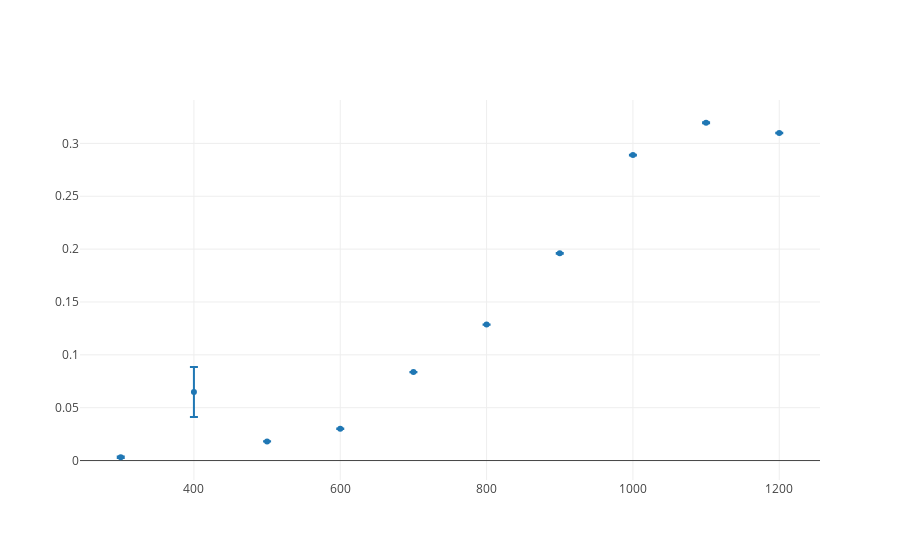

This figure's notebook cell:
### Code cell
trace0 = go.Scatter(
    x = data[0],
    y = data[3],
    mode = 'markers',
    name = 'Testzelle',
    error_y=dict(
            type='data',
            array=errs,
            visible=True
        )
)

traces = [trace0]
plotly.offline.iplot(traces, filename='scatter-mode')
#[i * 5 for i in my_list]

### Figure 1 — Plotly figure (JSON) as saved in the notebook; plotly's stock layout.template omitted (floating-point values rounded to 4 significant figures)
{"data": [{"error_y": {"array": [0.0006109, 0.02371, 9.656e-05, 0.0001441, 8.497e-05, 0.0001247, 0.0003667, 0.0003862, 0.000389, 0.0003294], "type": "data", "visible": true}, "mode": "markers", "name": "Testzelle", "type": "scatter", "uid": "93244891-0376-456c-a4e5-f97f7fa4b712", "x": [300, 400, 500, 600, 700, 800, 900, 1000, 1100, 1200], "y": [0.003127, 0.06482, 0.01814, 0.03009, 0.08366, 0.1286, 0.1961, 0.289, 0.3195, 0.3098]}], "layout": {}}
